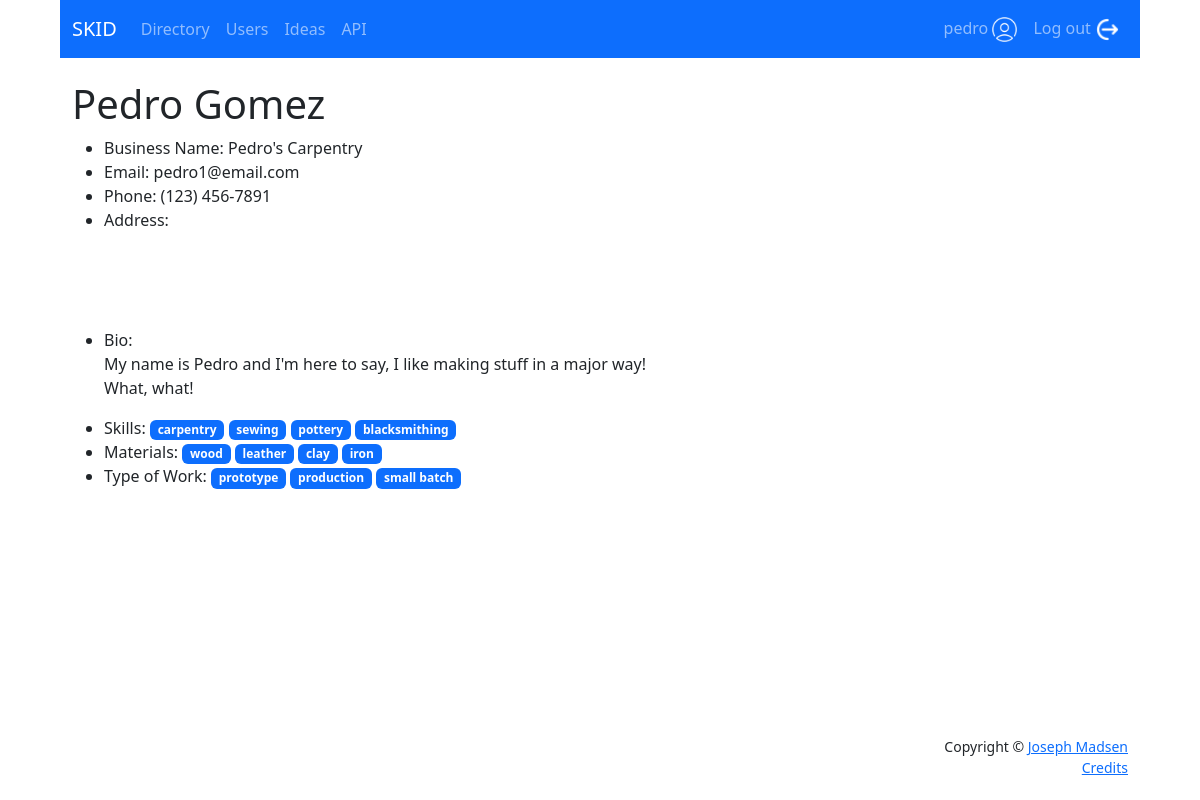
Page /directory/users/1/ (signed in) on the committed database.
### users/models.py (models this page shows, shortened)
class Profile(models.Model):
    user_id = models.OneToOneField(User, on_delete=models.CASCADE)
    business_name = models.CharField(max_length=100, blank=True)
    email_public = models.EmailField(
        'Public Email',
        blank=True,
        null=True,
        max_length=100,
        )
    phone_number = PhoneField(blank=True)
    address = models.CharField(max_length=150, blank=True)
    city = models.CharField(max_length=150, blank=True)
    state_province = models.CharField('State or Province', max_length=100, blank=True)
    zip_code = models.CharField('Zip or Postal Code', max_length=10, blank=True)
    country = models.CharField(max_length=56, blank=True)
    about = models.TextField(blank=True)
    skills = models.ManyToManyField(
        to=Skill,
        related_name='profile',
        blank=True,
        help_text='hold ctrl or cmd to select more than one'
        )
    materials = models.ManyToManyField(
        to=Material,
        related_name='profile',
        blank=True,
        help_text='hold ctrl or cmd to select more than one'
        )
    type_of_work = models.ManyToManyField(
        to=WorkType,
        related_name='profile',
        blank=True,
        help_text='hold ctrl or cmd to select more than one'
        )

class Skill(models.Model):
    skill = models.CharField(max_length=100, unique=True)
    def __str__(self):
        return self.skill

class Material(models.Model):
    material = models.CharField(max_length=100, unique=True)
    def __str__(self):
        return self.material

class WorkType(models.Model):
    work_type = models.CharField(max_length=100, unique=True)
    def __str__(self):
        return self.work_type

### directory/views.py (the view)
# urls.py: path('users/<int:id>/', views.user_detail_view, name='user_detail'),
def user_detail_view(request, id):
    try:
        profile = Profile.objects.filter(user_id__id=id).first()
        context = {
            'profile': profile,
        }
        return render(request, 'directory/user_detail.html', context)
    except Exception as err:
        print("ERROR: ", str(err))
        context = {'error': str(err)}
        return render(request, 'error_page.html', context, content_type='text/html')

### directory/templates/directory/user_detail.html (shortened to what this page needs)
{% extends 'base.html' %}
{% block content %}
{% if user.is_authenticated %}
    <div class="container">
        <h1>{{ profile.user_id.first_name }} {{ profile.user_id.last_name }}</h1>
        <ul>
            <li>Business Name: {{ profile.business_name }}</li>
            <li>Email: {{ profile.email_public }}</li>
            <li>Phone: {{ profile.phone_number }}</li>
            <li>
                Address:<br>
                {{ profile.address }}<br>
                {{ profile.state_province }}<br>
                {{ profile.city }}<br>
                {{ profile.country }}<br>
            </li>
            <li>Bio: {{ profile.about | linebreaks }}</li>
            <li>
                Skills:
                {% for skill in profile.skills.all %}
                <a href="{% url 'directory:user_skill' skill.id %}"
                    class="badge bg-primary" style="text-decoration: none;">
                    {{ skill }}
                </a>
                {% endfor %}
            </li>
            <li>
                Materials:
                {% for material in profile.materials.all %}
                <a href="{% url 'directory:user_material' material.id %}"
                    class="badge bg-primary" style="text-decoration: none;">
                    {{ material }}
                </a>
                {% endfor %}
            </li>
            <li>
                Type of Work:
                {% for type in profile.type_of_work.all %}
                <a href="{% url 'directory:user_work_type' type.id %}"
                    class="badge bg-primary" style="text-decoration: none;">
                    {{ type }}
                </a>
                {% endfor %}
            </li>
        </ul>
    </div>
{% else %}
    <div class="container">
        <h5>Must be logged in to view this page.</h5>
    </div>
{% endif %}
{% endblock content %}

### users/templates/base.html (shortened to what this page needs)
<!DOCTYPE html>
<html lang="en">
<head>
    <link rel="stylesheet" href="https://cdn.jsdelivr.net/npm/bootstrap@5.3.0-alpha1/dist/css/bootstrap.min.css"
      rel="stylesheet"
>
    {% load static %}
    <link rel="stylesheet" href="{% static 'css/styles.css' %}">
</head>
<body>
<div class="header">
{% block navbar %}
<nav class="navbar navbar-expand-lg bg-primary" data-bs-theme="dark">
  <div class="container-fluid">
    <a class="navbar-brand" href="{% url 'home' %}">SKID</a>
    <div class="collapse navbar-collapse" id="navbarSupportedContent">
      <div class="navbar-nav">
        <a class="nav-link" aria-current="page" href="{% url 'directory:directory' %}">Directory</a>
        <a class="nav-link" aria-current="page" href="{% url 'directory:users' %}">Users</a>
        <a class="nav-link" aria-current="page" href="{% url 'directory:ideas' %}">Ideas</a>
        <a class="nav-link" aria-current="page" href="/api">API</a>
      </div>
      <div class="navbar-nav ms-auto">
        {% if user.is_authenticated %}
          <a class="nav-link" href="{% url 'users:profile' user.id %}">{{ user }} <img class="icon" src="{% static 'images/user.png' %}" alt=""></a>
          <a class="nav-link" href="{% url 'account_logout' %}">Log out <img class="icon" src="{% static 'images/logout.png' %}" alt=""></a>
        {% else %}
          <a class="nav-item nav-link" href="{% url 'account_signup' %}">Sign up <img class="icon" src="{% static 'images/signup.png' %}" alt=""></a>
          <a class="nav-item nav-link" href="{% url 'account_login' %}">Log in <img class="icon" src="{% static 'images/login.png' %}" alt=""></a>
        {% endif %}
      </div>
    </div>
  </div>
</nav>
<div class="spacer"></div>
{% endblock navbar %}
</div>
<div class="content-wrap">
{% block content %}
{% endblock content %}
</div>
<div class="footer">
{% block footer %}
<div class="container">
  <footer class="mt-auto py-3 bg-grey">
    <p class="m-0 text-dark text-end small">Copyright &copy; <a href="https://www.josephmadsen.com">Joseph Madsen</a></p>
    <p class="m-0 text-dark text-end small"><a href="{% url 'credits' %}">Credits</a></p>
  </footer>
</div>
{% endblock footer %}
</div>
</body>
</html>

### users/static/css/styles.css (style rules this page uses)
body { max-width: 1080px; margin: auto; }
.header { height: 80px; }
.content-wrap { min-height: calc(100vh - 160px); }
.footer { height: 80px; }
.icon { height: 25px; width: 25px; }
.spacer { min-width: 10px; min-height: 10px; }

### rows in the picture
Profile: user_id.first_name "Pedro", user_id.last_name "Gomez", business_name "Pedro's Carpentry", email_public "pedro1@email.com", phone_number "(123) 456-7891", about "My name is Pedro and I'm here to say, I like making stuff in a major way! What, what!"
Skill: skill "carpentry"
Skill: skill "sewing"
Skill: skill "pottery"
Skill: skill "blacksmithing"
Material: material "wood"
Material: material "leather"
Material: material "clay"
Material: material "iron"
WorkType: work_type "prototype"
WorkType: work_type "production"
WorkType: work_type "small batch"

### other values in the picture
{{ user }} "pedro"
